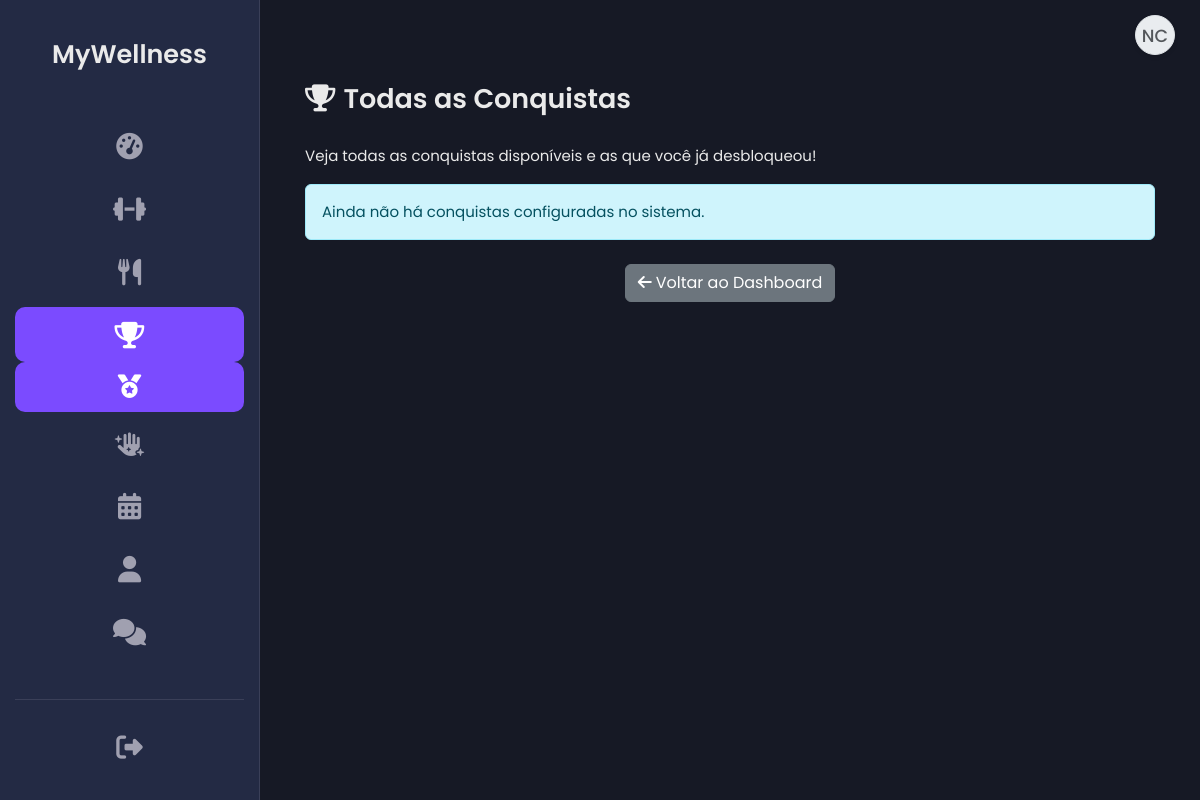
The app's page /all_achievements.php (signed in), older data.
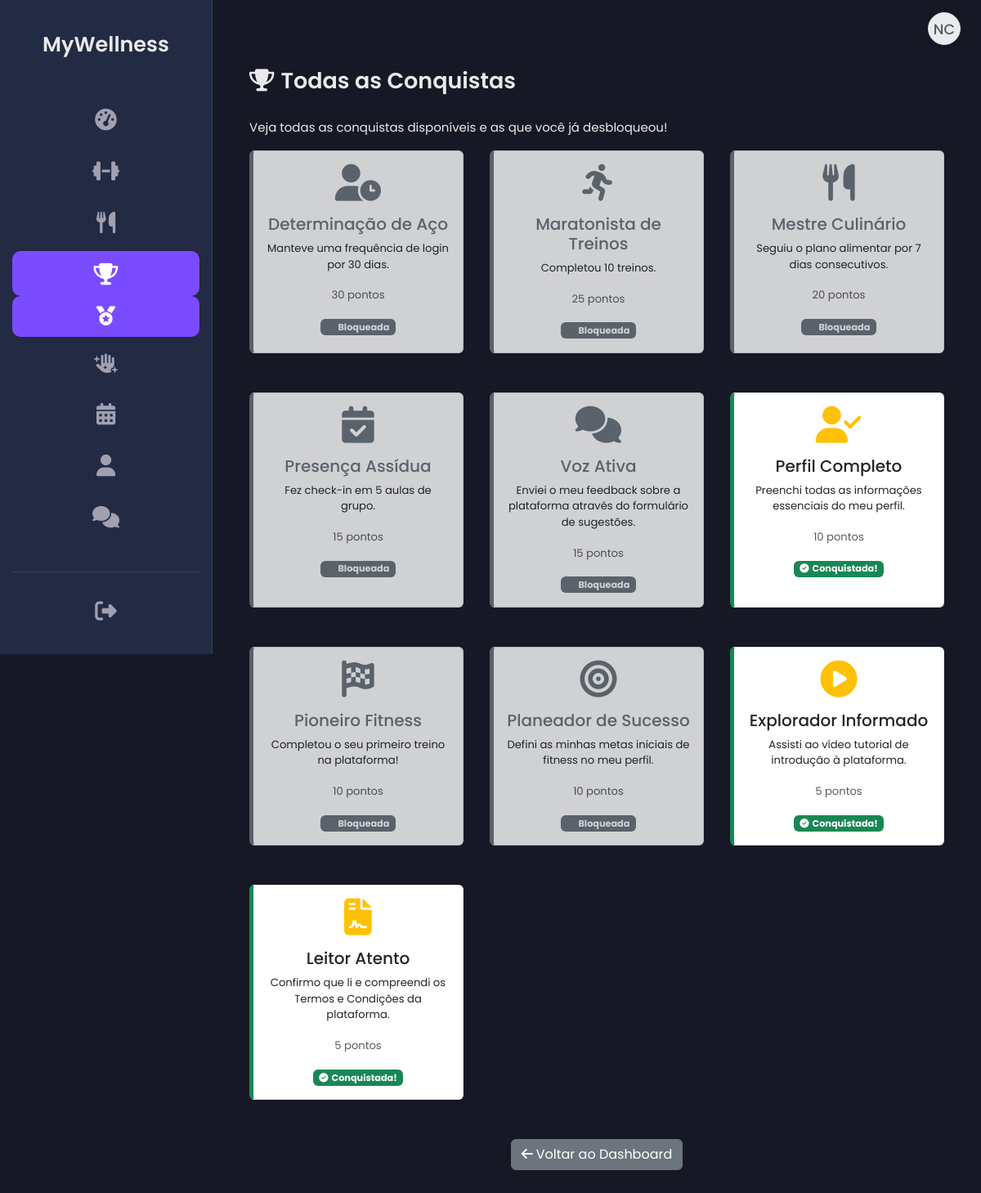
The same page, newer data.
### tables this page shows
CREATE TABLE `achievements` (
  `id` int(11) NOT NULL,
  `name` varchar(255) NOT NULL,
  `description` text NOT NULL,
  `icon` varchar(50) DEFAULT 'fas fa-medal',
  `points` int(11) DEFAULT 10,
  `criteria_type` varchar(50) DEFAULT NULL,
  `criteria_value` varchar(255) DEFAULT NULL,
  `is_manual_claim` tinyint(1) NOT NULL DEFAULT 0 COMMENT '1 se a conquista pode ser reivindicada manualmente pelo cliente',
  `created_at` timestamp NOT NULL DEFAULT current_timestamp()
);

### all_achievements.php (the view, shortened to what this page needs)
<?php
include 'db.php';
include 'header.php';
$user_id = $_SESSION['user_id'];
$all_achievements = [];
$earned_achievement_ids = [];
$page_error = '';
include 'sidebar_client.php';
try {
    $stmt_get_client_id = $pdo->prepare("SELECT id FROM clients WHERE user_id = ? LIMIT 1");
    $stmt_get_client_id->execute([$user_id]);
    $client_id_result = $stmt_get_client_id->fetchColumn();
    if ($client_id_result) {
        $client_id = $client_id_result;
        $stmt_all = $pdo->query("SELECT id, name, description, icon, points FROM achievements ORDER BY points DESC, name ASC");
        $all_achievements = $stmt_all->fetchAll(PDO::FETCH_ASSOC);
        $stmt_earned = $pdo->prepare("SELECT achievement_id FROM client_achievements WHERE client_id = ?");
        $stmt_earned->execute([$client_id]);
        $earned_achievement_ids = $stmt_earned->fetchAll(PDO::FETCH_COLUMN);
    } else {
        $page_error = "Não foi possível encontrar o registo de cliente.";
    }
} catch (PDOException $e) {
    $page_error = "Erro ao carregar dados das conquistas: " . $e->getMessage();
    error_log($page_error);
}
?>
<main class="main-content">
    <div class="container mt-5">
        <h2><i class="fas fa-trophy me-2"></i>Todas as Conquistas</h2>
        <p>Veja todas as conquistas disponíveis e as que você já desbloqueou!</p>
        <?php if ($page_error): ?>
            <div class="alert alert-danger"><?= htmlspecialchars($page_error) ?></div>
        <?php elseif (empty($all_achievements)): ?>
            <div class="alert alert-info">Ainda não há conquistas configuradas no sistema.</div>
        <?php else: ?>
            <div class="row">
                <?php foreach ($all_achievements as $achievement): ?>
                    <?php $is_earned = in_array($achievement['id'], $earned_achievement_ids); ?>
                    <div class="col-md-6 col-lg-4 mb-4">
                        <div class="card h-100 achievement-card <?= $is_earned ? 'earned' : 'locked' ?>">
                            <div class="card-body text-center">
                                <i class="<?= htmlspecialchars($achievement['icon']) ?> fa-3x mb-3 <?= $is_earned ? 'text-warning' : 'text-muted' ?>"></i>
                                <h5 class="card-title"><?= htmlspecialchars($achievement['name']) ?></h5>
                                <p class="card-text small"><?= htmlspecialchars($achievement['description']) ?></p>
                                <?php if ($achievement['points'] > 0): ?>
                                    <p class="card-text"><small class="text-muted"><?= htmlspecialchars($achievement['points']) ?> pontos</small></p>
                                <?php endif; ?>
                                <?php if ($is_earned): ?>
                                    <span class="badge bg-success"><i class="fas fa-check-circle me-1"></i>Conquistada!</span>
                                <?php else: ?>
                                    <span class="badge bg-secondary"><i class="fas fa-lock me-1"></i>Bloqueada</span>
                                <?php endif; ?>
                            </div>
                        </div>
                    </div>
                <?php endforeach; ?>
            </div>
        <?php endif; ?>
         <div class="text-center mt-4">
            <a href="dashboard.php" class="btn btn-secondary"><i class="fas fa-arrow-left me-1"></i>Voltar ao Dashboard</a>
        </div>
    </div>
</main>
<?php include 'footer.php'; ?>

Row changes from the older to the newer data that the page shows:
added achievements: name "Determinação de Aço", description "Manteve uma frequência de login por 30 dias.", points "30", shows "Bloqueada"
added achievements: name "Maratonista de Treinos", description "Completou 10 treinos.", points "25", shows "Bloqueada"
added achievements: name "Mestre Culinário", description "Seguiu o plano alimentar por 7 dias consecutivos.", points "20", shows "Bloqueada"
added achievements: name "Presença Assídua", description "Fez check-in em 5 aulas de grupo.", points "15", shows "Bloqueada"
added achievements: name "Voz Ativa", description "Enviei o meu feedback sobre a plataforma através do formulário de sugestões.", points "15", shows "Bloqueada"
added achievements: name "Perfil Completo", description "Preenchi todas as informações essenciais do meu perfil.", points "10", shows "Conquistada!"
added achievements: name "Pioneiro Fitness", description "Completou o seu primeiro treino na plataforma!", points "10", shows "Bloqueada"
added achievements: name "Planeador de Sucesso", description "Defini as minhas metas iniciais de fitness no meu perfil.", points "10", shows "Bloqueada"
added achievements: name "Explorador Informado", description "Assisti ao vídeo tutorial de introdução à plataforma.", points "5", shows "Conquistada!"
added achievements: name "Leitor Atento", description "Confirmo que li e compreendi os Termos e Condições da plataforma.", points "5", shows "Conquistada!"
Text that changed along with them:
text no longer shown: "Ainda não há conquistas configuradas no sistema."
